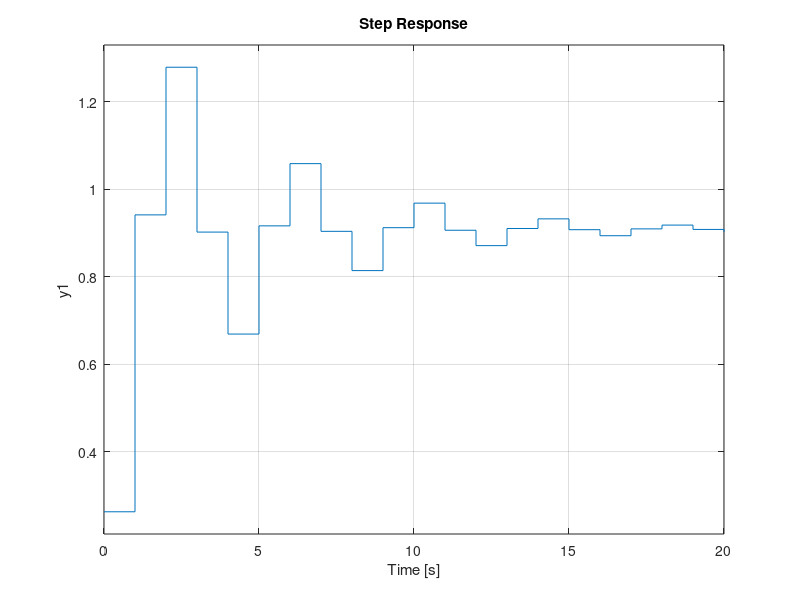
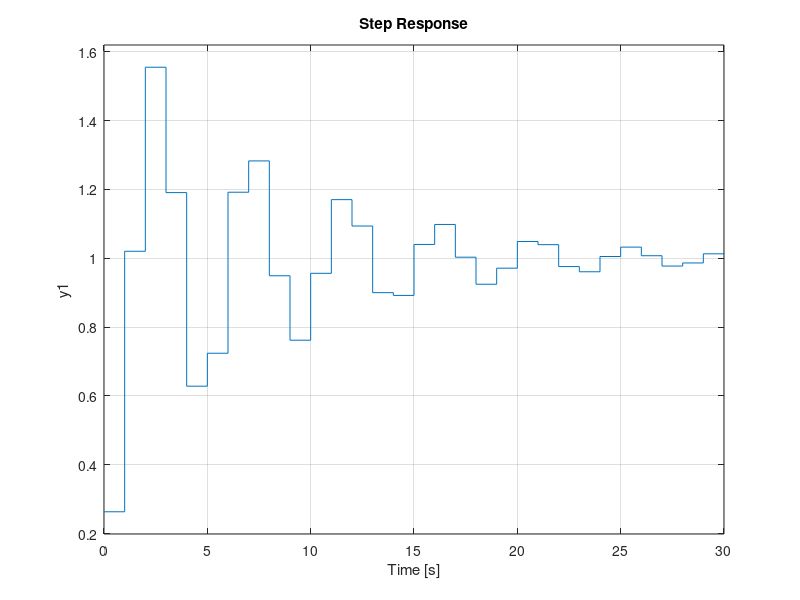

These figures' MATLAB source, in order:
%H = tf([15], conv([conv([1,0], [1 1])], [1 5]))
%H = tf([15], [1 6 5 0])
H = tf([25], [1 6 5 0])
Ho = feedback(H,1)
step(Ho)
H1 = c2d(H,0.1, 'tustin')
H2 = c2d(H,0.5,'tustin')
H3 = c2d(H,1,'tustin')

Ho1 = feedback(H1,1)
Ho2 = feedback(H2,1)
Ho3 = feedback(H3,1)
subplot(311)
step(Ho1);
subplot(312)
step(Ho2);
subplot(313)
step(Ho3)

%%
H1 = c2d(H,0.1, 'tustin')
H2 = c2d(H,0.5,'tustin')
H3 = c2d(H,1,'tustin')

Ho1 = feedback(H1,1)
Ho2 = feedback(H2,1)
Ho3 = feedback(H3,1)
subplot(311)
impulse(Ho1);
subplot(312)
impulse(Ho2);
subplot(313)
impulse(Ho3)

%% 

H1 = c2d(H,0.1, 'tustin')
H2 = c2d(H,0.5,'tustin')
H3 = c2d(H,1,'tustin')
t1 = 0:0.1:30;
t2 = 0:0.5:50;
t3 = 0:1:50;




Ho1 = feedback(H1,1)
Ho2 = feedback(H2,1)
Ho3 = feedback(H3,1)

subplot(311)
plot(lsim(Ho1, t1, t1))
subplot(312)
plot(lsim(Ho2, t2, t2))
subplot(313)
plot(lsim(Ho3, t3, t3))

%%
H = tf([15] * [1 3 3 1], [42 -21 -9 0], 1)
step(feedback(H,1))
figure();
H = tf([15], [1 6 5 0])
H = c2d(H, 1, 'tustin')
step(feedback(H,1))
